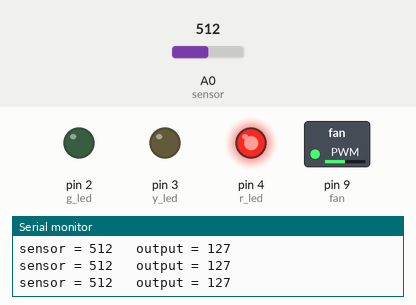
Simulated run of this sketch. Board: Arduino Uno, built with avr-gcc and run on an emulated ATmega328P. On the bench: switched loads named in the sketch (green lamp = pin HIGH), output pins drawn as LEDs (lit = HIGH), the last lines printed to the serial monitor. Inputs (shaded band) come from the test bench; at power-on: A0 (sensor) = 512.

Above: at 1.2 s.
1.3 s: A0 (sensor) set to 416
At 1.8 s:
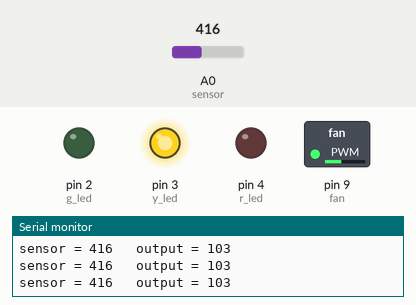
2.8 s: A0 (sensor) set to 385
At 3.4 s:
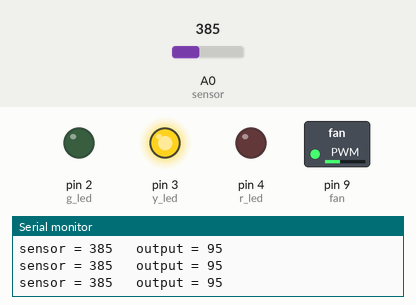
4.3 s: A0 (sensor) set to 522
At 5.4 s:
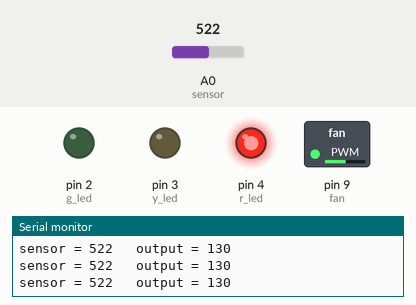
5.8 s: A0 (sensor) set to 290
At 7.0 s:
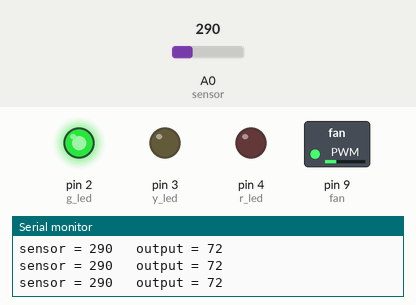
7.3 s: A0 (sensor) set to 900
At 7.7 s:
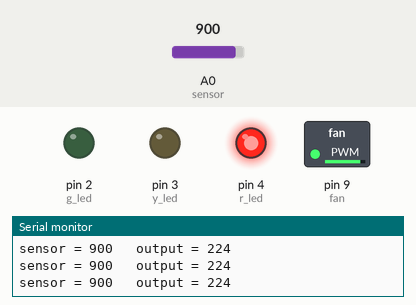
8.8 s: A0 (sensor) set to 122
At 9.4 s:
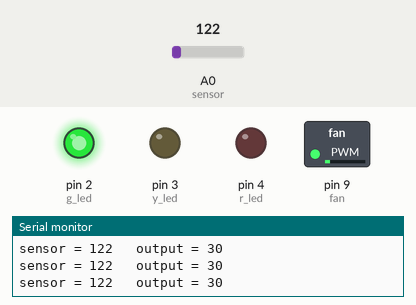
Timing chart, 0 to 11.3 s (numbered marks = the images above; inputs shaded):
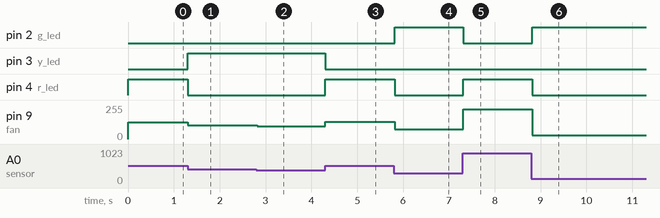

Measured:
- after the input at 1.3 s, pin 3 (y_led): LOW → HIGH at once; pin 4 (r_led): HIGH → LOW at once; pin 9 (fan): 127/255 → 103/255 at once
- after the input at 2.8 s, pin 9 (fan): 103/255 → 95/255 at once
- after the input at 4.3 s, pin 3 (y_led): HIGH → LOW at once; pin 4 (r_led): LOW → HIGH at once; pin 9 (fan): 95/255 → 130/255 at once
- after the input at 5.8 s, pin 2 (g_led): LOW → HIGH at once; pin 4 (r_led): HIGH → LOW at once; pin 9 (fan): 130/255 → 72/255 at once
- after the input at 7.3 s, pin 2 (g_led): HIGH → LOW at once; pin 4 (r_led): LOW → HIGH at once; pin 9 (fan): 72/255 → 224/255 at once
- after the input at 8.8 s, pin 2 (g_led): LOW → HIGH at once; pin 4 (r_led): HIGH → LOW at once; pin 9 (fan): 224/255 → 30/255 at once

The sketch:

fan_tempSensor.ino
```cpp
const int g_led =2;
const int y_led =3;
const int r_led =4;
const int sensor =A0;
const int fan =9;

int sensorValue = 0;        // 0 1023 value read from the pot
int outputValue = 0;        // 0 255 value output to the PWM (analog out)

void setup() {
  pinMode (g_led,OUTPUT);
  pinMode (y_led,OUTPUT);
  pinMode (r_led,OUTPUT);
  pinMode (fan,OUTPUT);
  pinMode (sensor,INPUT);


  // initialize serial communications at 9600 bps:
  Serial.begin(9600);
}

void loop() {
  // read the analog in value:
  sensorValue = analogRead(sensor);
  outputValue = (int)(sensorValue/1023.0*255);
  // map it to the range of the analog out:
  // change the analog out value:
  analogWrite(fan, outputValue);


  if(sensorValue>=512){
    digitalWrite(r_led,HIGH);
    digitalWrite(g_led,LOW);
    digitalWrite(y_led,LOW);
  }
  else if(sensorValue>=300&&sensorValue<512){
    digitalWrite(y_led,HIGH);
    digitalWrite(g_led,LOW);
    digitalWrite(r_led,LOW);
  }

  else if(sensorValue<300){
    digitalWrite(g_led,HIGH);
    digitalWrite(r_led,LOW);
    digitalWrite(y_led,LOW);
  }


  // print the results to the Serial Monitor:
  Serial.print("sensor = ");
  Serial.print(sensorValue);
  Serial.print("\t output = ");
  Serial.println(outputValue);

  // wait 2 milliseconds before the next loop for the analog-to-digital
  // converter to settle after the last reading:
  delay(2);
}
```
